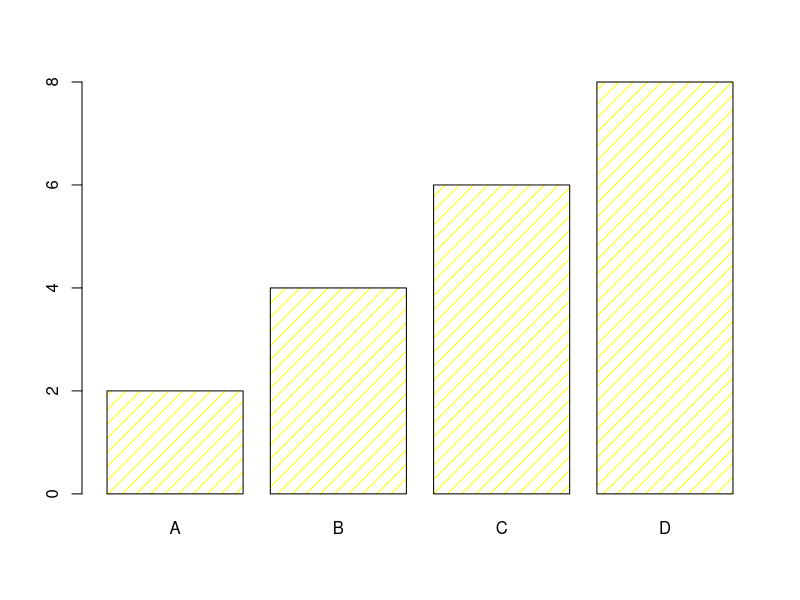
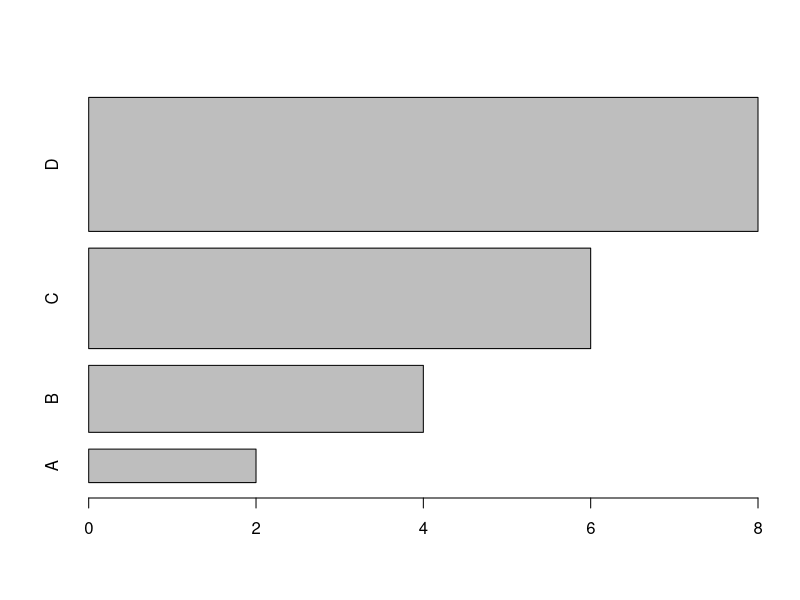

R code for these plots, in order:
# x-axis values
x <- c("A", "B", "C", "D")

# y-axis values
y <- c(2, 4, 6, 8)

barplot(y, names.arg = x , col='yellow' , density=10)

# The x variable represents values in the x-axis (A,B,C,D)
# The y variable represents values in the y-axis (2,4,6,8)
# Then we use the barplot() function to create a bar chart of the values
# names.arg defines the names of each observation in the x-axis


# another types of measurinfg width
barplot(y, names.arg = x, width = c(1,2,3,4) , horiz=TRUE)


